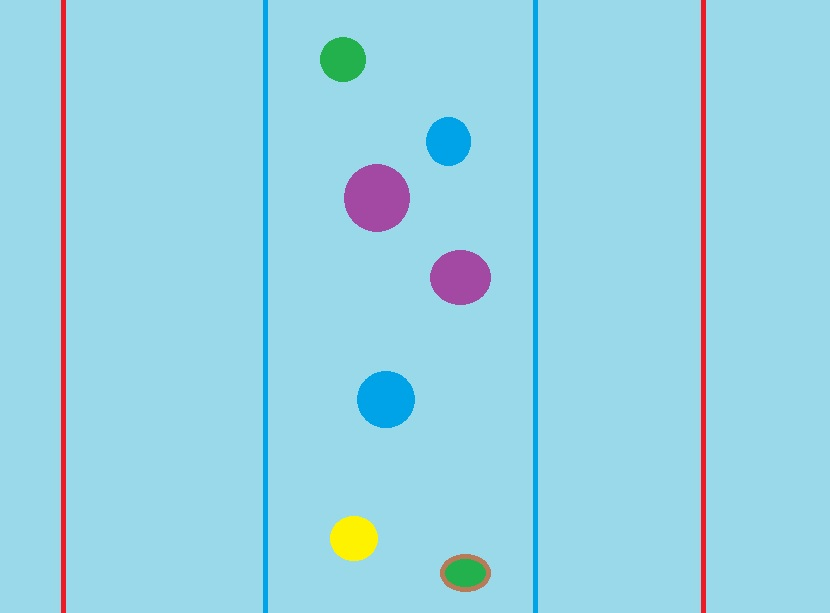
#> input picture frog_count/froggos.jpg, 830 x 613 px
$ python frog_count.py
#> lines starting #> are read from the running program, lines starting #| are printed output that depends on the picture; after the words box and inside, x2 and y2 are one past the last pixel; in counts of white or black regions, pixels touching at a corner belong together
# Import libraries
import cv2
import numpy as np
import matplotlib.pyplot as plt

image = cv2.imread('froggos.jpg')
#> image is the input picture: shape (613, 830, 3); mean B, G, R 228.9, 211.6, 151.7
gray = cv2.cvtColor(image, cv2.COLOR_RGB2GRAY)
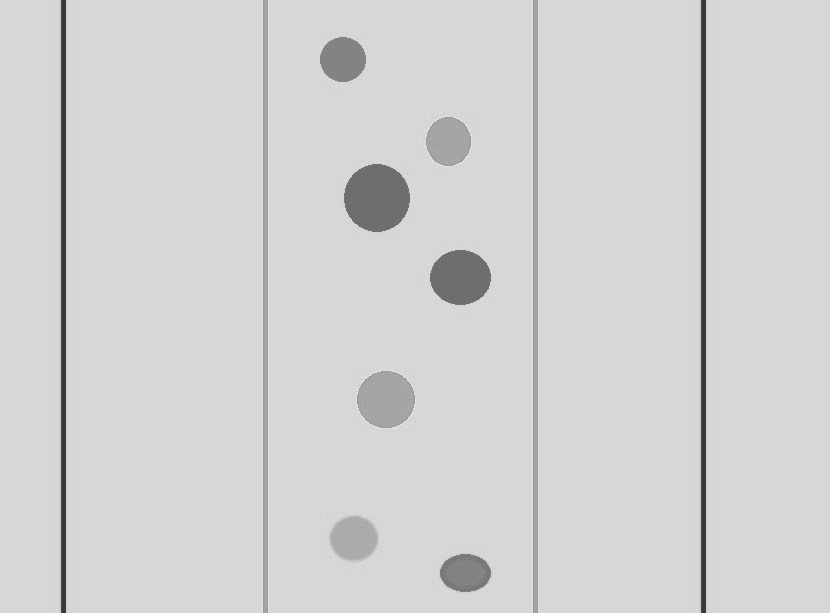
#> gray: shape (613, 830); min 54, max 227, mean 210
plt.imshow(gray, cmap='gray')

plt.show()

##########################

blur = cv2.GaussianBlur(gray, (11, 11), 0)
plt.imshow(blur, cmap='gray')

plt.show()

#############################

canny = cv2.Canny(blur, 30, 120, 3)
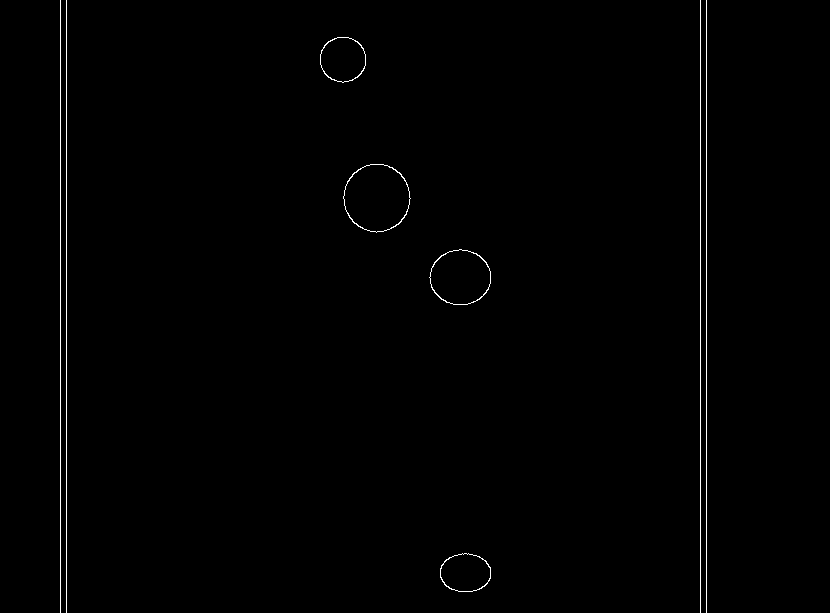
#> canny: shape (613, 830); 0.63% white in thin lines or dots, all inside (x1, y1, x2, y2) = (60, 0, 707, 613)
plt.imshow(canny, cmap='gray')
plt.show()

#############################

dilated = cv2.dilate(canny, (1, 1), iterations=0)
plt.imshow(dilated, cmap='gray')
plt.show()

#############################

(cnt, hierarchy) = cv2.findContours(
	dilated.copy(), cv2.RETR_EXTERNAL, cv2.CHAIN_APPROX_NONE)
#> cnt = 8 contours, 4 with area under 20; largest, box (x1, y1, x2, y2) and area: (343, 164, 411, 233) 3510, (429, 249, 491, 305) 2621, (320, 37, 366, 83) 1613, (440, 553, 491, 592) 1526
rgb = cv2.cvtColor(image, cv2.COLOR_BGR2RGB)
cv2.drawContours(rgb, cnt, -1, (0, 255, 0), 2)
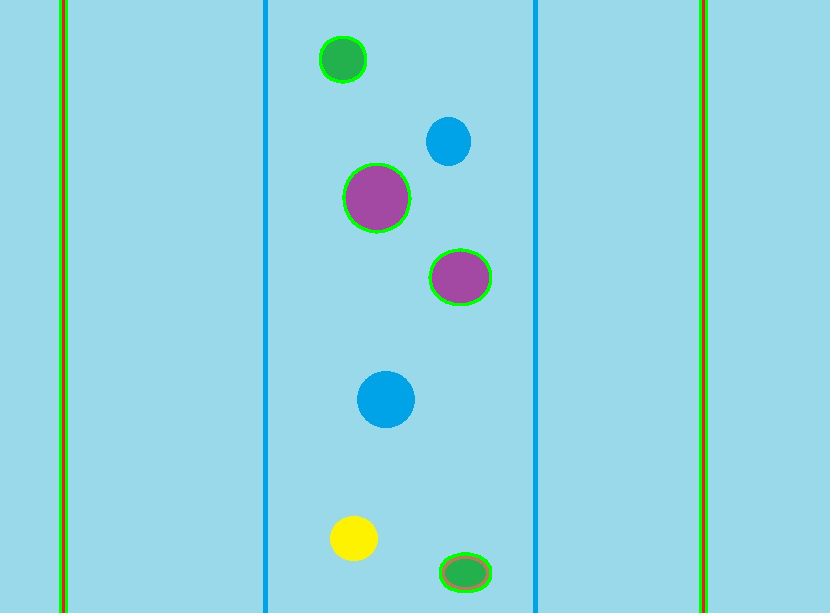
#> rgb: shape (613, 830, 3); mean R, G, B 148.3, 213.5, 225.7

plt.imshow(rgb)
plt.show()
